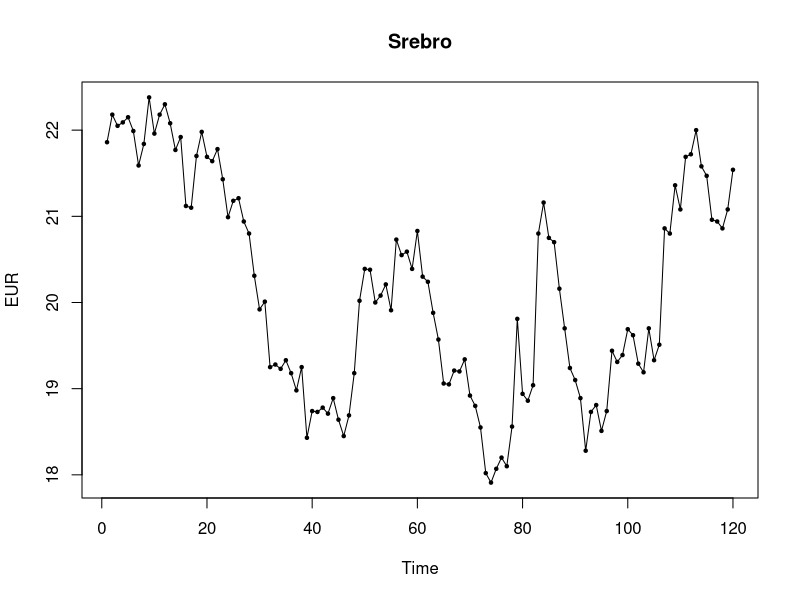
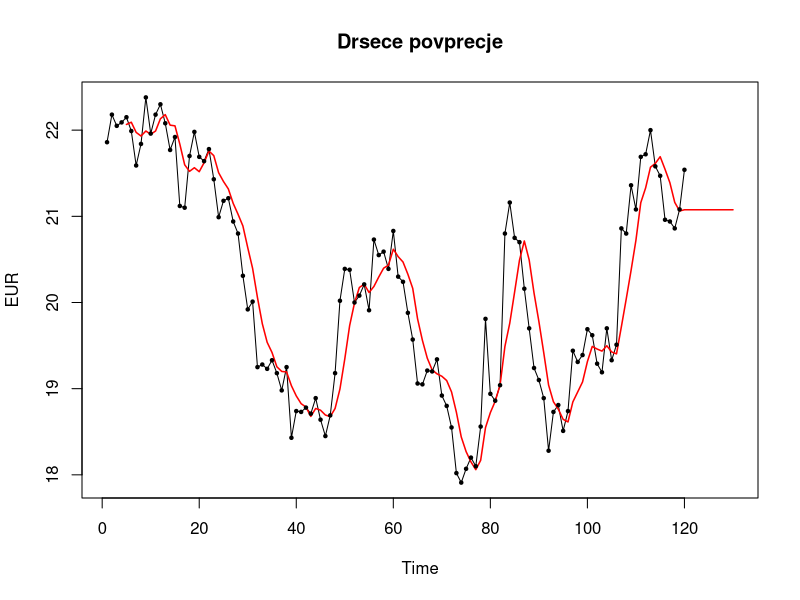
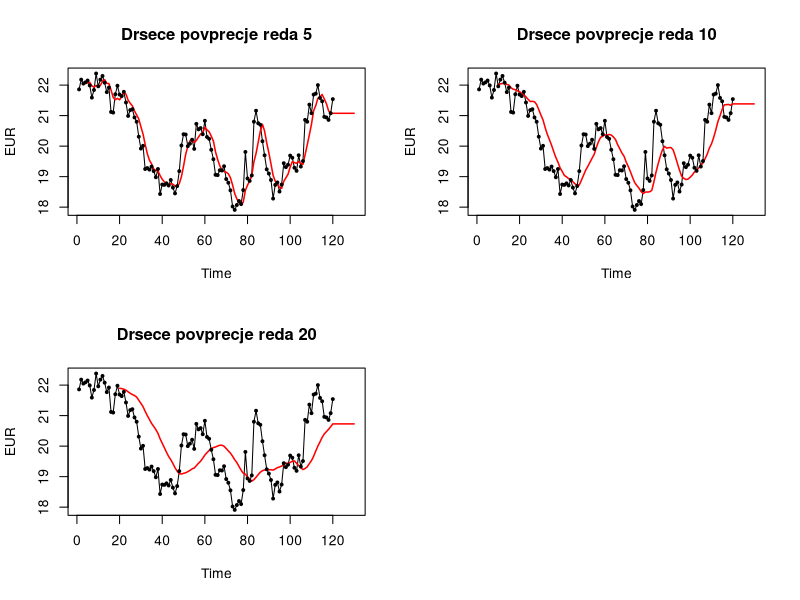
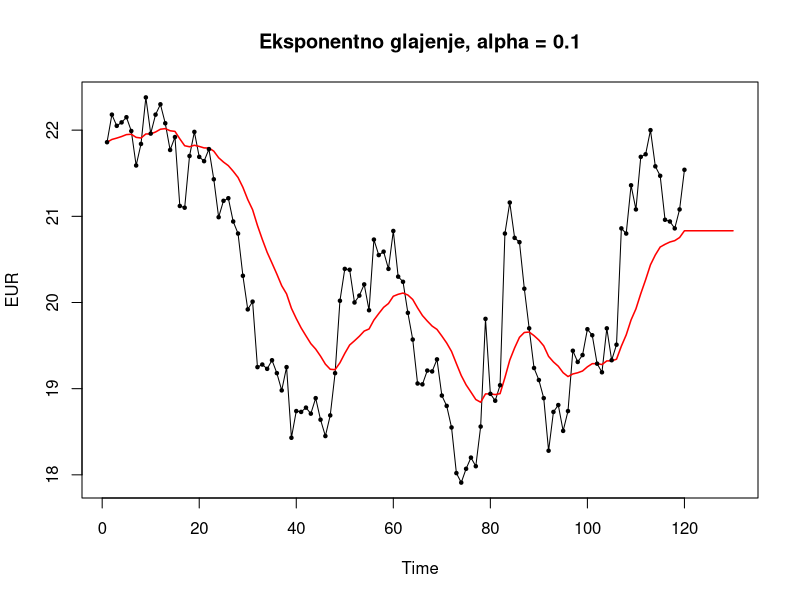
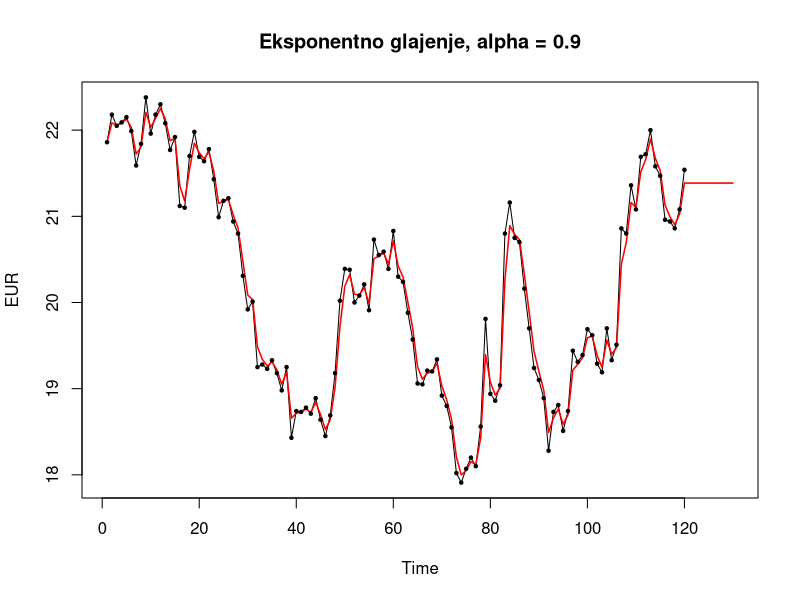

R code for these plots, in order:
# GLAJENJE CASOVNIH VRST
# Financni praktikum 2023/2024
# Anej Rozman

# 1. Naloga

# a.) Import data

d = read.csv('srebro 22.csv')
d = head(d, 120)

# Invert row order
d = d[order(nrow(d):1),] 

# Set column to numeric
d$Close <- as.numeric(gsub("\\$", "", d$Close))

# Set dates as index (not necessary for plot)
d$Date <- as.Date(d$Date, format = "%b %d, %Y")
rownames(d) <- d$Date
d <- d[, -1]

# Convert to time series
d = ts(d[, 4], start = 1)

# b.) Graph of time series

ts.plot(d,
        main = 'Srebro',
        xlab = 'Time',
        ylab = 'EUR')

points(d, pch = 20, cex = 0.7)

# 2. Naloga

# a.) Function for moving average of order k

G = function(vrsta, k){
  
  t <- filter(vrsta, 
              rep(1/k, k), 
              method = 'convolution', 
              sides = 1)
  
  return(t)
}

# b.) Calculate moving average for data in 1. excercise
# and make a next day prediction

ma5 = G(d, 5)

pred = tail(ma5, 1)

ma5 = ts(c(ma5,rep(pred,10)))

# c.) Plot moving average next to data

ts.plot(d, ma5,
        main = "Drsece povprecje",
        ylab = "EUR",
        col = c("black","red"),
        lwd = c(1, 1.5))

points(d, pch = 20, cex = 0.7)


# d.) Mean squared error of moivng average

mse <- function(vrsta,k){
  l = length(vrsta)
  MSE = 0
  ma = G(vrsta,k)
  for(i in k:(l-1)){
    MSE = MSE + (vrsta[i+1] - ma[i+1])^2
  }
  MSE / (l-k)
}

mse(d, 5)

# c.) Other moving averages

# Order 10 moving average
ma10 = G(d, 10)
ma10 = ts(c(ma10, rep(tail(ma10,1),10)))
mse(d, 10)

# Order 20 moving average
ma20 = G(d, 20)
ma20 = ts(c(ma20, rep(tail(ma20,1),10)))
mse(d, 20)

# d.) Plot of multiple moving avergaes

par(mfrow=c(2,2))

# Graph 1
g1 = ts.plot(d, ma5,
             main = "Drsece povprecje reda 5",
             ylab = "EUR", 
             col = c("black","red"),
             lwd = c(1, 1.5))

points(d, pch = 20, cex = 0.7)

# Graph 2
g2 = ts.plot(d, ma10,
             main = "Drsece povprecje reda 10",
             ylab = "EUR", 
             col = c("black","red"),
             lwd = c(1, 1.5))

points(d, pch = 20, cex = 0.7)

# Graph 3
g3 = ts.plot(d, ma20,
             main = "Drsece povprecje reda 20",
             ylab = "EUR", 
             col = c("black","red"),
             lwd = c(1, 1.5))

points(d, pch = 20, cex = 0.7)

par(mfrow=c(1,1))


# 3. Naloga

# a.) Function for exponential moving average 

EG <- function(vrsta, alpha){
  l = length(vrsta)
  ex = c()
  ex[1] = vrsta[1]
  for(i in 2:l){
    ex[i] = alpha * vrsta[i] + (1 - alpha) * ex[i-1]
  }
  return(ex)
}

# b.) Calculate ema for alpha = 0.1 and make a prediction for next day
ema1 = EG(d, 0.1)
ema1 = ts(c(ema1, rep(tail(ema1,1),10)))

ts.plot(d, ema1,
        main = "Eksponentno glajenje, alpha = 0.1",
        ylab = "EUR", 
        col = c("black","red"),
        lwd = c(1, 1.5))

points(d, pch = 20, cex = 0.7)

# c.) Same as b.) but we set aplha to bo 0.9 to compare the results

ema2 = EG(d, 0.7)
ema2 = ts(c(ema2, rep(tail(ema2,1),10)))

ts.plot(d, ema2,
        main = "Eksponentno glajenje, alpha = 0.9",
        ylab = "EUR", 
        col = c("black","red"),
        lwd = c(1, 1.5))

points(d, pch = 20, cex = 0.7)

# We can clearly see that the closer alpha is to 1
# the less it deviates from our graph (obvius from formula), but that is not
# the objective of moving averages, so we would like
# to find an alpha that gives us some information of general 
# direction of the price movement.
